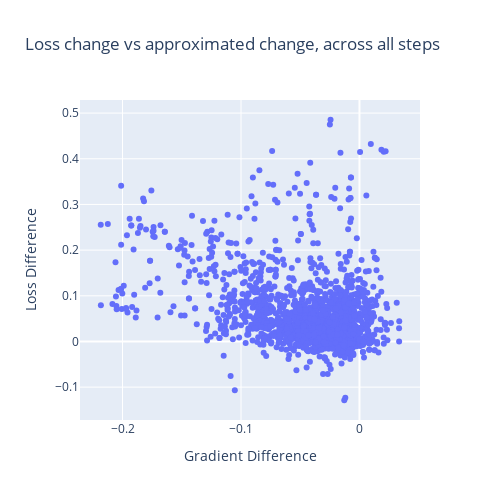

The cell this chart's notebook holds for it:
### Code cell
meta_loss_diffs = []
meta_dif_grads = []

for step in range(1, n_steps):
    original_loss = current_losses[step-1]
    loss_diffs = torch.tensor(evaluated_losses[step]) - original_loss

    dif_grads = []

    for i in range(evaluated_candidates[step].shape[0]):
        candidate = evaluated_candidates[step][i] 
        original_suffix = suffixes[step]

        idx_changed = (candidate != original_suffix).nonzero(as_tuple=False)
        
        cand_tok = candidate[idx_changed]
        original_suffix_tok = original_suffix[idx_changed]

        cand_tok_grad = gradients[step][idx_changed, cand_tok]
        original_suffix_tok_grad = gradients[step][idx_changed, original_suffix_tok]

        dif_grad = cand_tok_grad - original_suffix_tok_grad
        
        dif_grads.append(dif_grad.item())

    meta_loss_diffs.extend(loss_diffs.cpu().numpy().tolist())
    meta_dif_grads.extend(dif_grads)
    
fig = go.Figure()
fig.add_trace(
    go.Scatter(
        x=meta_dif_grads, 
        y=meta_loss_diffs,
        mode='markers',
        name='Loss Difference vs. Gradient Difference'
    )
)

fig.update_layout(
    width=500, 
    height=500,
    xaxis_title='Gradient Difference',
    yaxis_title='Loss Difference',
    title=f"Loss change vs approximated change, across all steps"
)
fig.show()

### Figure 1 — Plotly figure (JSON) as saved in the notebook; plotly's stock layout.template omitted (floating-point values rounded to 4 significant figures; data arrays with more than 128 entries replaced by an {"elided": "..."} marker saying what was removed)
{"data": [{"mode": "markers", "name": "Loss Difference vs. Gradient Difference", "type": "scatter", "x": {"elided": "1918 float values"}, "y": {"elided": "1918 float values"}}], "layout": {"height": 500, "title": {"text": "Loss change vs approximated change, across all steps"}, "width": 500, "xaxis": {"title": {"text": "Gradient Difference"}}, "yaxis": {"title": {"text": "Loss Difference"}}}}
